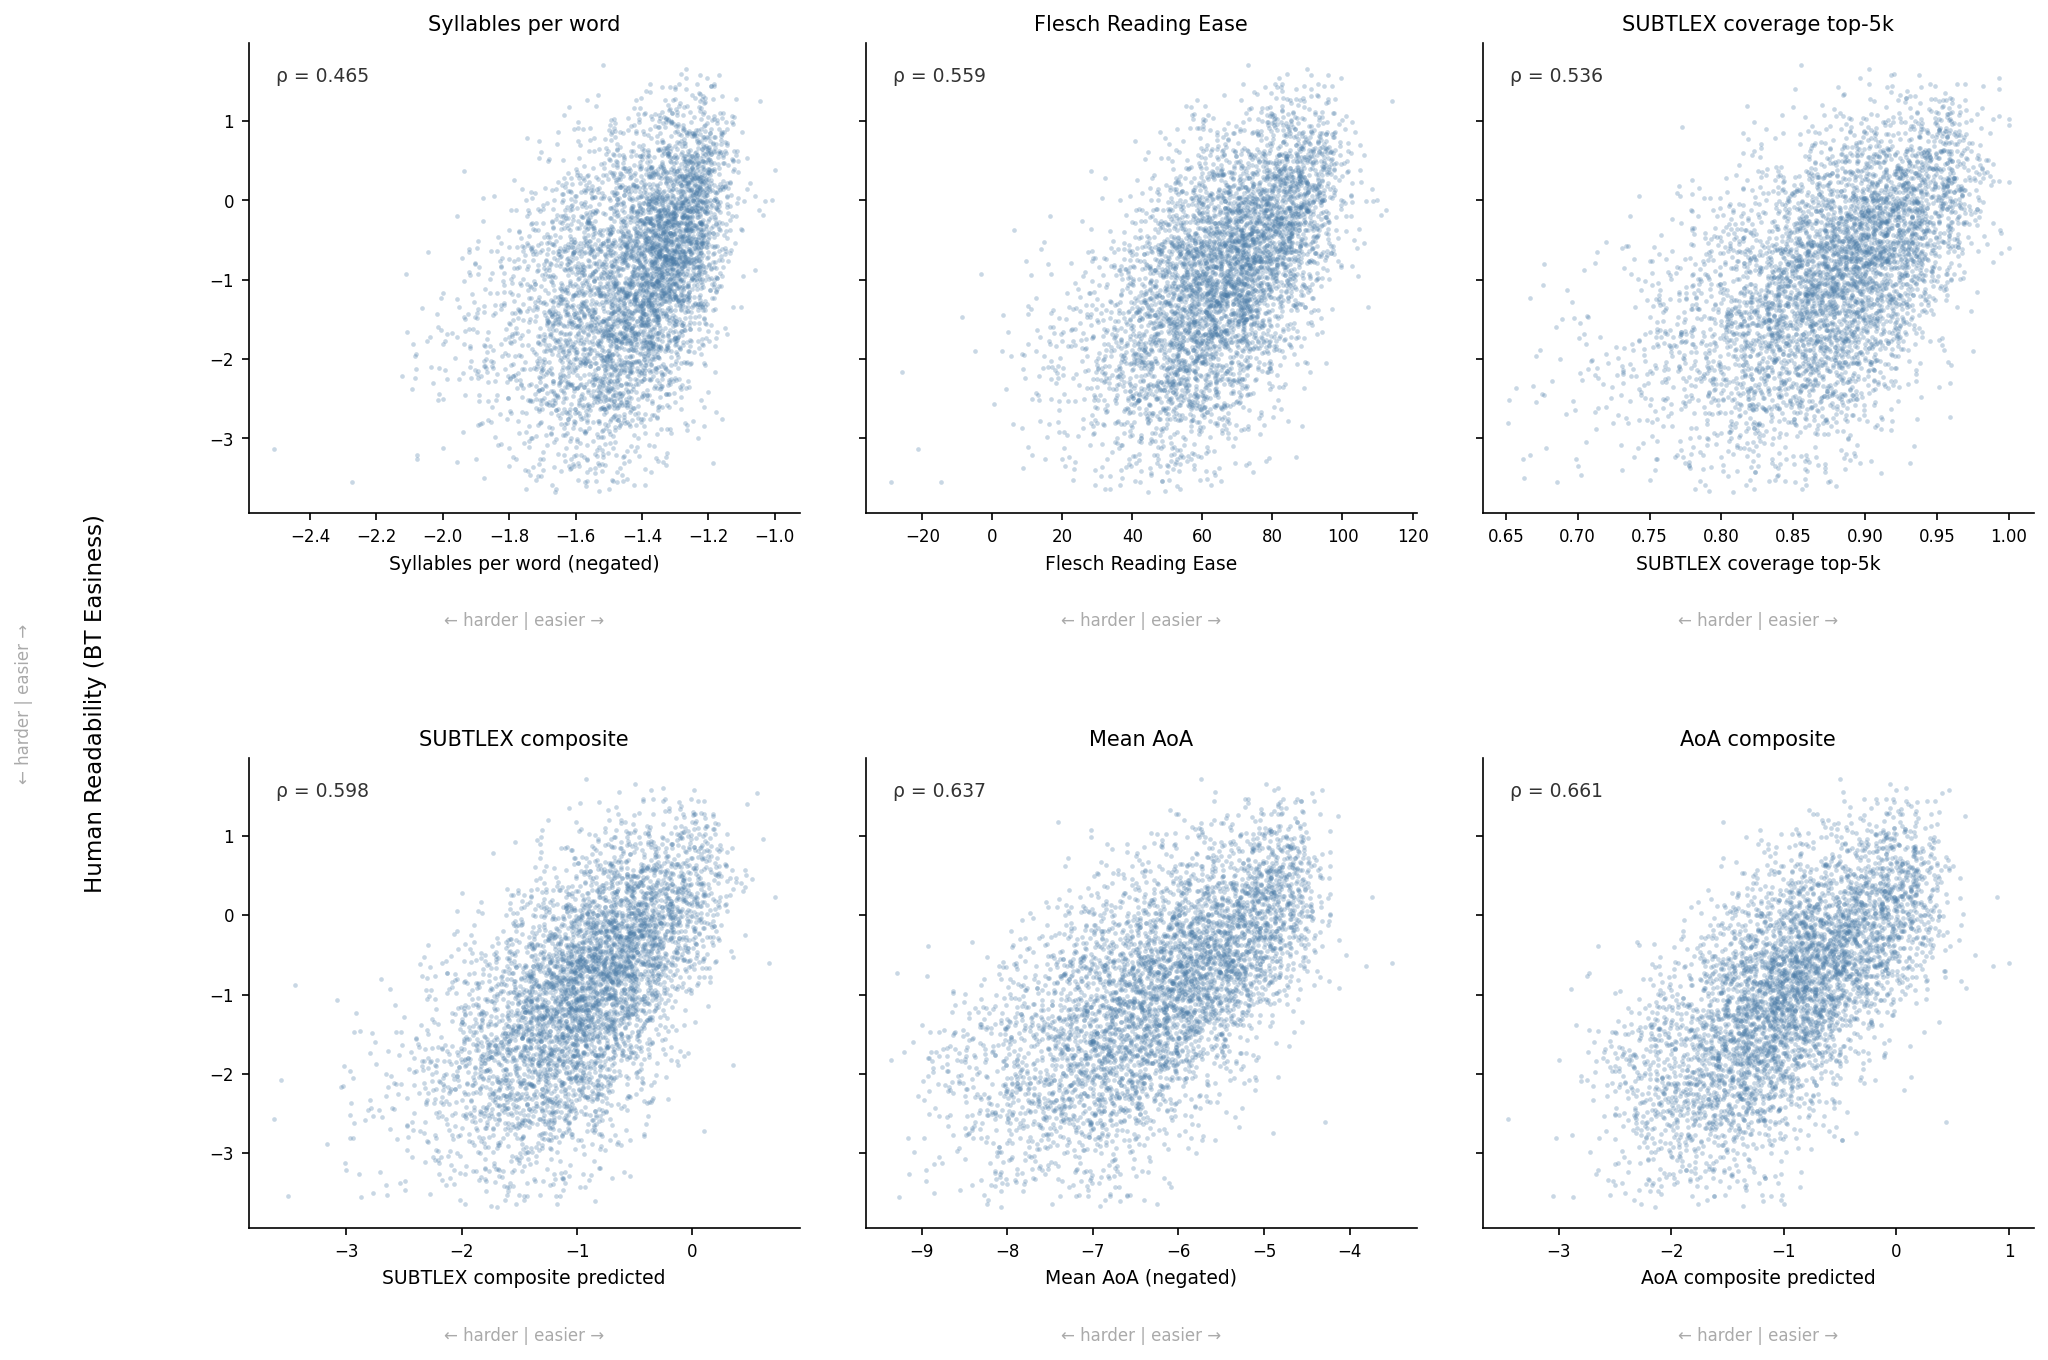

Generate this figure with Python:
import matplotlib.pyplot as plt
import numpy as np
import pandas as pd
import spacy
import textstat
from scipy.stats import spearmanr
from sklearn.linear_model import LinearRegression

# ── Data loading ───────────────────────────────────────────────────────────────
corpus = pd.read_csv("CLEAR_corpus_final.csv", encoding="latin-1")
subtlex = pd.read_csv("SUBTLEX-UK.csv", encoding="latin-1", low_memory=False)
aoa_df = pd.read_excel("AoA_51715_words.xlsx")

aoa_map = aoa_df.dropna(subset=["Word", "AoA_Kup_lem"]).set_index("Word")["AoA_Kup_lem"].to_dict()
aoa_map = {k.lower(): v for k, v in aoa_map.items()}

subtlex["word"] = subtlex["Spelling"].str.lower()
subtlex_sorted = subtlex.sort_values("LogFreq(Zipf)", ascending=False).reset_index(drop=True)
top5k = set(subtlex_sorted["word"].iloc[:5000])

# ── NLP pipeline ───────────────────────────────────────────────────────────────
nlp = spacy.load("en_core_web_sm", disable=["parser", "ner"])
_docs = pd.Series(
    list(nlp.pipe(corpus["Excerpt"].astype(str), batch_size=64)),
    index=corpus.index,
)
tokens_col = _docs.map(lambda doc: [t.lemma_.lower() for t in doc if t.is_alpha])
content_tokens_col = _docs.map(lambda doc: [
    t.lemma_.lower() for t in doc
    if t.is_alpha and t.pos_ in {"NOUN", "VERB", "ADJ", "ADV"}
])

# ── Features ───────────────────────────────────────────────────────────────────
corpus["cov_5k"] = tokens_col.map(
    lambda t: sum(w in top5k for w in t) / len(t) if t else float("nan")
)
corpus["mean_aoa"] = content_tokens_col.map(
    lambda t: np.mean([aoa_map[w] for w in t if w in aoa_map])
    if any(w in aoa_map for w in t) else float("nan")
)
corpus["mean_syllables"] = corpus["Excerpt"].apply(
    lambda x: textstat.avg_syllables_per_word(str(x)) or float("nan")
)
corpus["sent_length"] = corpus["Excerpt"].apply(
    lambda x: np.mean([len(s.split()) for s in str(x).split(".") if s.strip()])
)

# ── Composite models (OLS on aligned rows) ─────────────────────────────────────
X_sub = corpus[["cov_5k", "sent_length"]].dropna()
y_sub = corpus.loc[X_sub.index, "BT_easiness"].dropna()
X_sub = X_sub.loc[y_sub.index]
model_sub = LinearRegression().fit(X_sub, y_sub)
corpus["subtlex_composite"] = float("nan")
corpus.loc[X_sub.index, "subtlex_composite"] = model_sub.predict(X_sub)

X_aoa = corpus[["mean_aoa", "sent_length"]].dropna()
y_aoa = corpus.loc[X_aoa.index, "BT_easiness"].dropna()
X_aoa = X_aoa.loc[y_aoa.index]
model_aoa = LinearRegression().fit(X_aoa, y_aoa)
corpus["aoa_composite"] = float("nan")
corpus.loc[X_aoa.index, "aoa_composite"] = model_aoa.predict(X_aoa)

# ── Panel definitions ──────────────────────────────────────────────────────────
PANELS = [
    {"col": "mean_syllables",      "title": "Syllables per word",     "xlabel": "Syllables per word (negated)",  "negate": True},
    {"col": "Flesch-Reading-Ease", "title": "Flesch Reading Ease",    "xlabel": "Flesch Reading Ease",           "negate": False},
    {"col": "cov_5k",              "title": "SUBTLEX coverage top-5k","xlabel": "SUBTLEX coverage top-5k",       "negate": False},
    {"col": "subtlex_composite",   "title": "SUBTLEX composite",      "xlabel": "SUBTLEX composite predicted",  "negate": False},
    {"col": "mean_aoa",            "title": "Mean AoA",               "xlabel": "Mean AoA (negated)",           "negate": True},
    {"col": "aoa_composite",       "title": "AoA composite",          "xlabel": "AoA composite predicted",      "negate": False},
]

BLUE = "#4a7ba7"
ARROW_COLOUR = "#aaaaaa"
ARROW_TEXT = "← harder | easier →"

# ── Figure ─────────────────────────────────────────────────────────────────────
fig, axes = plt.subplots(2, 3, figsize=(14, 10), sharey=True)
fig.subplots_adjust(hspace=0.52, wspace=0.12, left=0.12, right=0.97, top=0.94, bottom=0.15)

for ax, panel in zip(axes.flat, PANELS):
    col = corpus[panel["col"]].dropna()
    target = corpus.loc[col.index, "BT_easiness"].dropna()
    col = col.loc[target.index]
    x = -col if panel["negate"] else col

    rho, _ = spearmanr(x, target)

    ax.scatter(x, target, c=BLUE, s=5, alpha=0.3, linewidths=0)

    ax.text(0.05, 0.95, f"ρ = {rho:.3f}",
            transform=ax.transAxes, ha="left", va="top",
            fontsize=9, color="#333333")

    ax.set_title(panel["title"], fontsize=10, pad=6)
    ax.set_xlabel(panel["xlabel"], fontsize=9, labelpad=4)
    ax.text(0.5, -0.21, ARROW_TEXT,
            transform=ax.transAxes, ha="center", va="top",
            fontsize=8, color=ARROW_COLOUR)

    ax.spines["top"].set_visible(False)
    ax.spines["right"].set_visible(False)
    ax.grid(False)
    ax.tick_params(labelsize=8)

# Shared y-axis: label + direction annotation
fig.text(0.047, 0.5, "Human Readability (BT Easiness)",
         va="center", ha="center", rotation="vertical", fontsize=11)
fig.text(0.013, 0.5, ARROW_TEXT,
         va="center", ha="center", rotation="vertical",
         fontsize=8, color=ARROW_COLOUR)

plt.savefig("readability_measures_comparison.png", dpi=150, bbox_inches="tight")
plt.savefig("readability_measures_comparison.svg", bbox_inches="tight")
print("Saved readability_measures_comparison.png and .svg")
